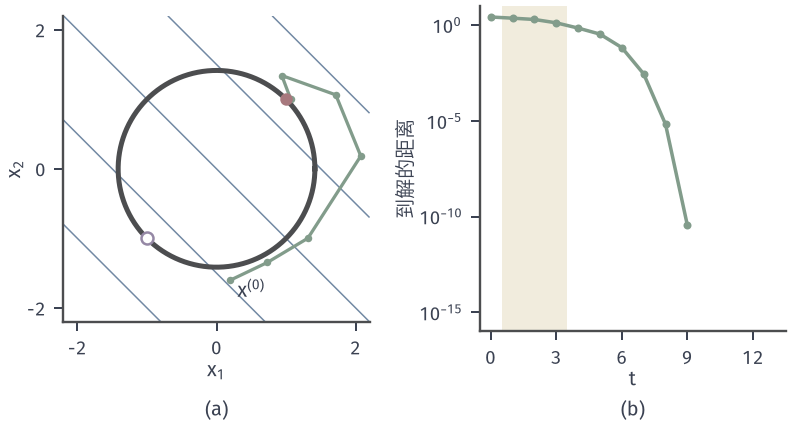

Reproduce this figure in Python.
from pathlib import Path
import sys
sys.path.insert(0, str(Path(__file__).resolve().parents[1]/"sqp-common"))
from sqp_fig import *
HERE = Path(__file__).resolve().parent
# merit SQP on the circle, far start (.2,-1.6), nu0=1, rho=1, shifted to keep reduced curvature >= .5.
L=ls_merit_sqp([.2,-1.6],[1.],rho=1.,T=14,floor=.5)
P=np.array([l['x'] for l in L]); e=[np.linalg.norm(q-1) for q in P]; al=[l['alpha'] for l in L[:-1]]
fig,axes=figure(width_mm=112,height_mm=60,ncols=2); panels(fig,.08,.99,.985,.22,.36); a,b=axes
circle(a); X,Y=np.meshgrid(np.linspace(-2.2,2.2,200),np.linspace(-2.2,2.2,200)); a.contour(X,Y,-X-Y,levels=[-3,-1.5,0,1.5,3],colors=BLUE,linewidths=.6,linestyles='solid',zorder=1)
n=min(12,len(P)); a.plot(P[:n,0],P[:n,1],color=GREEN,lw=1.3,marker='o',ms=3,mew=0,zorder=5); dot(a,(1,1)); hollow(a,(-1,-1),PURPLE)
a.text(.3,-1.85,'$\\mathbf{x}^{(0)}$',fontsize=8); setup(a,(-2.2,2.2),(-2.2,2.2),xt=(-2,0,2),yt=(-2,0,2))
idx=[i for i,v in enumerate(e) if v>1e-15]
b.semilogy(idx,[e[i] for i in idx],color=GREEN,lw=1.4,marker='o',ms=3.2,mew=0)
for i,v in enumerate(al):
    if i in idx and v<1: b.axvspan(i-.5,i+.5,facecolor=YELLOW_FILL,edgecolor='none',zorder=0)
setup(b,(-.5,13.5),(1e-16,10),xt=(0,3,6,9,12),yt=[1e-15,1e-10,1e-5,1],xl='$t$',yl='到解的距离',equal=False); b.minorticks_off()
tags(fig,axes)
save(fig,HERE,'figure',{'iterates':P.tolist(),'alpha':al,'tau':[l['tau'] for l in L[:-1]],'dist':e})
